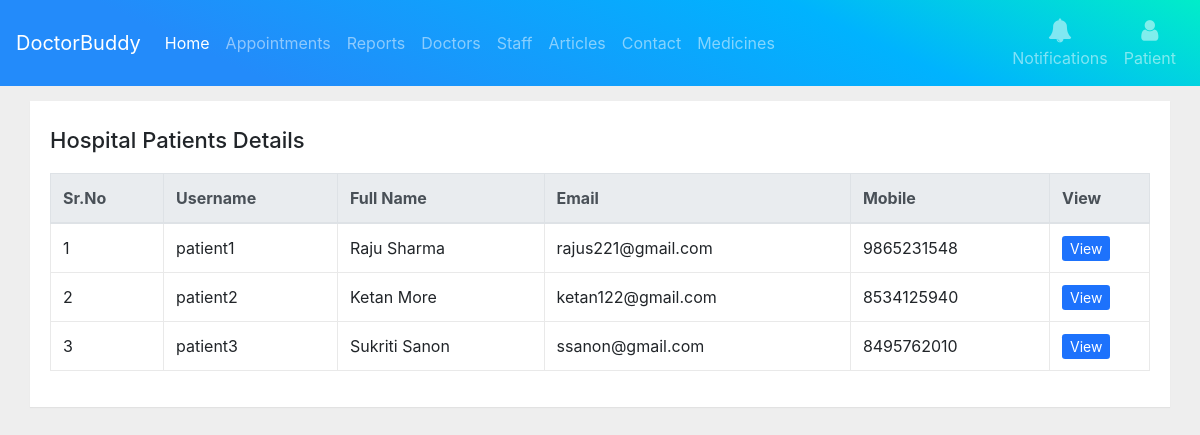
/hospital-patients/ (signed in), run on the app's committed database.
### mainapp/models.py (models this page shows, shortened)
class User(AbstractUser):
    user_mobile = models.IntegerField(null=True)
    user_address = models.TextField(verbose_name='Address', blank=True, null=True)
    user_image = models.ImageField(blank=True, null=True, upload_to='profileimages/', )
    is_hospital_staff = models.BooleanField(verbose_name="Hospital Staff", default=False, )
    is_patient = models.BooleanField(verbose_name="Patient", default=False, )
    is_doctor = models.BooleanField(verbose_name="Doctor", default=False, )
    objects = UserManager()
    class Meta:
        verbose_name_plural = '1. Users'

### mainapp/views.py (the view)
# urls.py: path('hospital-patients/', views.hospital_patients, name='hospital-patients'),
def hospital_patients(request):
    objnotify = allnotification(request)
    users_patient = User.objects.filter(is_patient=True)
    context = {'users_patient': users_patient, 'objnotify': objnotify}
    return render(request, 'patient/hospital_patients.html', context)

### templates/patient/hospital_patients.html (shortened to what this page needs)
{% extends "base.html" %}
{%block maincontent%}
<div class="container-fluid">
    <div class="main-body">
        <div class="table-wrapper">
            <div class="table-title">
                <div class="row">
                    <div class="col-sm-8">
                        <h2>Hospital Patients Details</h2>
                    </div>
                    <div class="col-sm-4">
                    </div>
                </div>
            </div>
            <div style="overflow: scroll;">
                <table class="table table-bordered">
                    <thead class="thead-light">
                    <tr>
                        <th>Sr.No</th>
                        <th>Username</th>
                        <th>Full Name</th>
                        <th>Email</th>
                        <th>Mobile</th>
                        <th>View</th>
                    </tr>
                    </thead>
                    <tbody>
                    {%for user_patient in users_patient %}
                    <tr>
                        <td>{{forloop.counter}}</td>
                        <td>{{user_patient.username}}</td>
                        <td>{{user_patient.first_name}} {{user_patient.last_name}}</td>
                        <td>{{user_patient.email}}</td>
                        <td>{{user_patient.user_mobile}}</td>
                        <td>
                            <a class="btn-sm btn-clr" href="{%url 'user_profile' user_patient.id %}">View</a>
                        </td>
                    </tr>
                    {%endfor%}
                    </tbody>
                </table>
            </div>
        </div>
    </div>
</div>
{%endblock%}

### templates/base.html (style rules this page uses)
.btn-clr { text-decoration: none; background-color: #1d72fc; color: white; }

### templates/patient/hospital_patients.html (style rules this page uses)
body { background: #eee; }
.main-body { padding: 15px; }
.table-wrapper { width: 100%; margin: auto; background: #fff; padding: 20px; box-shadow: 0 1px 1px rgba(0, 0, 0, .05); }
.table-title { padding-bottom: 10px; margin: 0 0 10px; }
.table-title h2 { margin: 6px 0 0; font-size: 22px; }
table.table tr th, table.table tr td { border-color: #e9e9e9; }
table.table th:last-child { width: 100px; }
.btn-clr { text-decoration: none; background-color: #1d72fc; color: white; }

### data on the page
User: username "patient1", first_name "Raju", last_name "Sharma", email "rajus221@gmail.com", user_mobile "9865231548"
User: username "patient2", first_name "Ketan", last_name "More", email "ketan122@gmail.com", user_mobile "8534125940"
User: username "patient3", first_name "Sukriti", last_name "Sanon", email "ssanon@gmail.com", user_mobile "8495762010"
